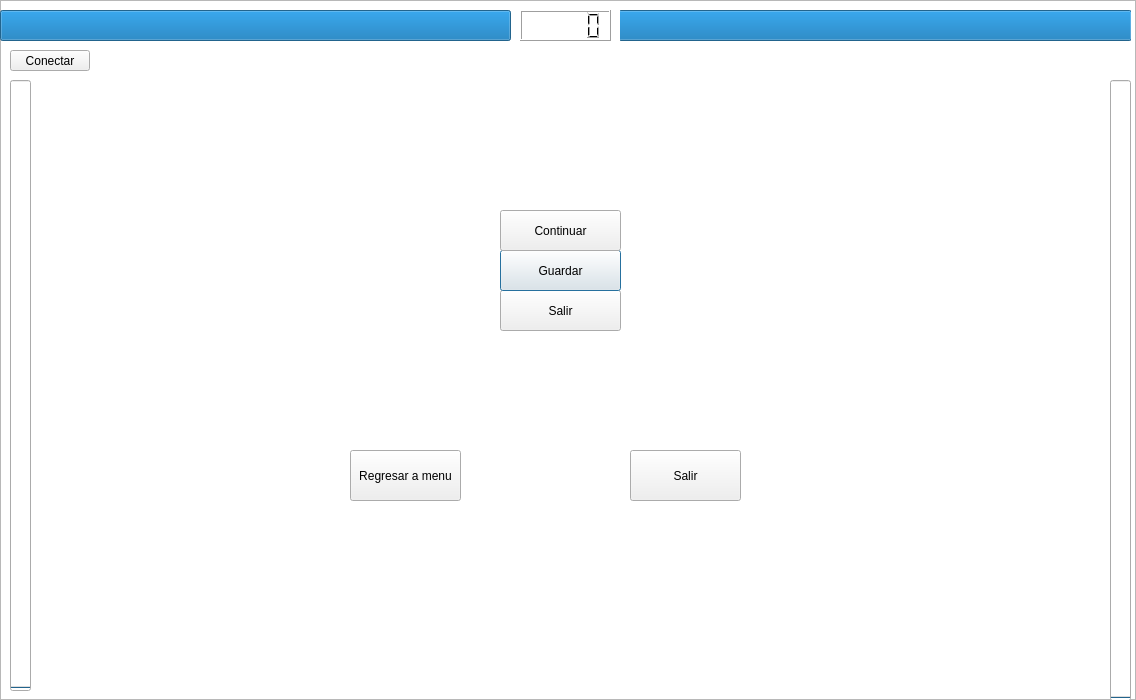
<?xml version="1.0" encoding="UTF-8"?>
<ui version="4.0">
 <class>iniciar_juego</class>
 <widget class="QDialog" name="iniciar_juego">
  <property name="geometry">
   <rect>
    <x>0</x>
    <y>0</y>
    <width>1136</width>
    <height>700</height>
   </rect>
  </property>
  <property name="windowTitle">
   <string>Dialog</string>
  </property>
  <widget class="QGraphicsView" name="graphicsView">
   <property name="geometry">
    <rect>
     <x>0</x>
     <y>0</y>
     <width>1136</width>
     <height>700</height>
    </rect>
   </property>
   <property name="styleSheet">
    <string notr="true">border-image: url(:/5b734c53396e3_opt.jpg);</string>
   </property>
  </widget>
  <widget class="QLabel" name="label">
   <property name="geometry">
    <rect>
     <x>460</x>
     <y>150</y>
     <width>221</width>
     <height>51</height>
    </rect>
   </property>
   <property name="styleSheet">
    <string notr="true">border-image: url(:/oie_Cgi6vpj3EWZU.jpg);</string>
   </property>
   <property name="text">
    <string/>
   </property>
  </widget>
  <widget class="QLabel" name="label_2">
   <property name="geometry">
    <rect>
     <x>880</x>
     <y>380</y>
     <width>241</width>
     <height>211</height>
    </rect>
   </property>
   <property name="text">
    <string/>
   </property>
  </widget>
  <widget class="QPushButton" name="pushButton_2">
   <property name="geometry">
    <rect>
     <x>500</x>
     <y>250</y>
     <width>121</width>
     <height>41</height>
    </rect>
   </property>
   <property name="text">
    <string>Guardar</string>
   </property>
  </widget>
  <widget class="QPushButton" name="pushButton_3">
   <property name="geometry">
    <rect>
     <x>500</x>
     <y>290</y>
     <width>121</width>
     <height>41</height>
    </rect>
   </property>
   <property name="text">
    <string>Salir</string>
   </property>
  </widget>
  <widget class="QLCDNumber" name="lcdNumber">
   <property name="geometry">
    <rect>
     <x>520</x>
     <y>10</y>
     <width>91</width>
     <height>31</height>
    </rect>
   </property>
   <property name="styleSheet">
    <string notr="true">border-image: url(:/transparnt.png);</string>
   </property>
  </widget>
  <widget class="QProgressBar" name="progressBar">
   <property name="geometry">
    <rect>
     <x>0</x>
     <y>10</y>
     <width>511</width>
     <height>31</height>
    </rect>
   </property>
   <property name="cursor">
    <cursorShape>WaitCursor</cursorShape>
   </property>
   <property name="value">
    <number>100</number>
   </property>
   <property name="textVisible">
    <bool>false</bool>
   </property>
   <property name="orientation">
    <enum>Qt::Horizontal</enum>
   </property>
   <property name="invertedAppearance">
    <bool>false</bool>
   </property>
  </widget>
  <widget class="QProgressBar" name="progressBar_2">
   <property name="geometry">
    <rect>
     <x>620</x>
     <y>10</y>
     <width>511</width>
     <height>31</height>
    </rect>
   </property>
   <property name="cursor">
    <cursorShape>WaitCursor</cursorShape>
   </property>
   <property name="layoutDirection">
    <enum>Qt::RightToLeft</enum>
   </property>
   <property name="value">
    <number>100</number>
   </property>
   <property name="textVisible">
    <bool>false</bool>
   </property>
   <property name="orientation">
    <enum>Qt::Horizontal</enum>
   </property>
  </widget>
  <widget class="QProgressBar" name="progressBar_3">
   <property name="geometry">
    <rect>
     <x>10</x>
     <y>80</y>
     <width>21</width>
     <height>611</height>
    </rect>
   </property>
   <property name="minimumSize">
    <size>
     <width>21</width>
     <height>611</height>
    </size>
   </property>
   <property name="value">
    <number>0</number>
   </property>
   <property name="textVisible">
    <bool>false</bool>
   </property>
   <property name="orientation">
    <enum>Qt::Vertical</enum>
   </property>
  </widget>
  <widget class="QProgressBar" name="progressBar_4">
   <property name="geometry">
    <rect>
     <x>1110</x>
     <y>80</y>
     <width>21</width>
     <height>621</height>
    </rect>
   </property>
   <property name="value">
    <number>0</number>
   </property>
   <property name="textVisible">
    <bool>false</bool>
   </property>
   <property name="orientation">
    <enum>Qt::Vertical</enum>
   </property>
  </widget>
  <widget class="QPushButton" name="pushButton_4">
   <property name="geometry">
    <rect>
     <x>10</x>
     <y>50</y>
     <width>80</width>
     <height>21</height>
    </rect>
   </property>
   <property name="styleSheet">
    <string notr="true"/>
   </property>
   <property name="text">
    <string>Conectar</string>
   </property>
  </widget>
  <widget class="QLabel" name="label_3">
   <property name="geometry">
    <rect>
     <x>0</x>
     <y>510</y>
     <width>41</width>
     <height>41</height>
    </rect>
   </property>
   <property name="styleSheet">
    <string notr="true">border-image: url(:/escudopo.png);</string>
   </property>
   <property name="text">
    <string/>
   </property>
  </widget>
  <widget class="QLabel" name="label_4">
   <property name="geometry">
    <rect>
     <x>1100</x>
     <y>550</y>
     <width>41</width>
     <height>41</height>
    </rect>
   </property>
   <property name="styleSheet">
    <string notr="true">border-image: url(:/escudopo.png);</string>
   </property>
   <property name="text">
    <string/>
   </property>
  </widget>
  <widget class="QLabel" name="label_5">
   <property name="geometry">
    <rect>
     <x>0</x>
     <y>220</y>
     <width>41</width>
     <height>51</height>
    </rect>
   </property>
   <property name="styleSheet">
    <string notr="true">border-image: url(:/oie_MULiyVysWllZ.png);</string>
   </property>
   <property name="text">
    <string/>
   </property>
  </widget>
  <widget class="QLabel" name="label_6">
   <property name="geometry">
    <rect>
     <x>1100</x>
     <y>220</y>
     <width>41</width>
     <height>51</height>
    </rect>
   </property>
   <property name="styleSheet">
    <string notr="true">border-image: url(:/oie_MULiyVysWllZ.png);</string>
   </property>
   <property name="text">
    <string/>
   </property>
  </widget>
  <widget class="QLabel" name="label_7">
   <property name="geometry">
    <rect>
     <x>0</x>
     <y>0</y>
     <width>1136</width>
     <height>700</height>
    </rect>
   </property>
   <property name="cursor">
    <cursorShape>ForbiddenCursor</cursorShape>
   </property>
   <property name="styleSheet">
    <string notr="true">border-image: url(:/GameOver.png);</string>
   </property>
   <property name="text">
    <string/>
   </property>
  </widget>
  <widget class="QPushButton" name="pushButton_5">
   <property name="geometry">
    <rect>
     <x>350</x>
     <y>450</y>
     <width>111</width>
     <height>51</height>
    </rect>
   </property>
   <property name="text">
    <string>Regresar a menu</string>
   </property>
  </widget>
  <widget class="QPushButton" name="pushButton_6">
   <property name="geometry">
    <rect>
     <x>630</x>
     <y>450</y>
     <width>111</width>
     <height>51</height>
    </rect>
   </property>
   <property name="text">
    <string>Salir</string>
   </property>
  </widget>
  <widget class="QPushButton" name="pushButton_7">
   <property name="geometry">
    <rect>
     <x>500</x>
     <y>210</y>
     <width>121</width>
     <height>41</height>
    </rect>
   </property>
   <property name="text">
    <string>Continuar</string>
   </property>
  </widget>
  <widget class="QLabel" name="label_8">
   <property name="geometry">
    <rect>
     <x>0</x>
     <y>0</y>
     <width>1136</width>
     <height>700</height>
    </rect>
   </property>
   <property name="styleSheet">
    <string notr="true">border-image: url(:/ganador.png);</string>
   </property>
   <property name="text">
    <string/>
   </property>
  </widget>
  <widget class="QLabel" name="label_9">
   <property name="geometry">
    <rect>
     <x>0</x>
     <y>0</y>
     <width>1136</width>
     <height>700</height>
    </rect>
   </property>
   <property name="styleSheet">
    <string notr="true">border-image: url(:/ready.png);</string>
   </property>
   <property name="text">
    <string/>
   </property>
  </widget>
  <zorder>graphicsView</zorder>
  <zorder>label</zorder>
  <zorder>label_2</zorder>
  <zorder>pushButton_3</zorder>
  <zorder>lcdNumber</zorder>
  <zorder>progressBar</zorder>
  <zorder>progressBar_2</zorder>
  <zorder>progressBar_3</zorder>
  <zorder>progressBar_4</zorder>
  <zorder>pushButton_4</zorder>
  <zorder>label_3</zorder>
  <zorder>label_4</zorder>
  <zorder>label_5</zorder>
  <zorder>label_6</zorder>
  <zorder>label_7</zorder>
  <zorder>pushButton_5</zorder>
  <zorder>pushButton_6</zorder>
  <zorder>pushButton_2</zorder>
  <zorder>pushButton_7</zorder>
  <zorder>label_8</zorder>
  <zorder>label_9</zorder>
 </widget>
 <resources/>
 <connections/>
</ui>
